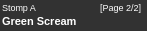
  <widget class="QWidget" name="stompEditWidget" native="true">
   <property name="geometry">
    <rect>
     <x>4</x>
     <y>53</y>
     <width>147</width>
     <height>31</height>
    </rect>
   </property>
   <property name="styleSheet">
    <string notr="true">background-color: rgb(50, 50, 50);
border-color: rgb(0, 0, 0);</string>
   </property>
   <widget class="QLineEdit" name="stompInstance">
    <property name="geometry">
     <rect>
      <x>0</x>
      <y>0</y>
      <width>90</width>
      <height>14</height>
     </rect>
    </property>
    <property name="font">
     <font>
      <pointsize>7</pointsize>
      <weight>50</weight>
      <bold>false</bold>
     </font>
    </property>
    <property name="focusPolicy">
     <enum>Qt::NoFocus</enum>
    </property>
    <property name="styleSheet">
     <string notr="true">background-color: transparent;
color: rgb(255, 255, 255);</string>
    </property>
    <property name="text">
     <string>Stomp A</string>
    </property>
    <property name="frame">
     <bool>false</bool>
    </property>
    <property name="alignment">
     <set>Qt::AlignLeading|Qt::AlignLeft|Qt::AlignVCenter</set>
    </property>
    <property name="readOnly">
     <bool>true</bool>
    </property>
    <property name="placeholderText">
     <string>---</string>
    </property>
   </widget>
   <widget class="QLineEdit" name="stompTypeName">
    <property name="geometry">
     <rect>
      <x>0</x>
      <y>13</y>
      <width>147</width>
      <height>17</height>
     </rect>
    </property>
    <property name="font">
     <font>
      <pointsize>8</pointsize>
      <weight>75</weight>
      <bold>true</bold>
     </font>
    </property>
    <property name="focusPolicy">
     <enum>Qt::NoFocus</enum>
    </property>
    <property name="styleSheet">
     <string notr="true">background-color: transparent;
color: rgb(255, 255, 255);
border-color: rgb(0, 0, 0);</string>
    </property>
    <property name="text">
     <string>Green Scream</string>
    </property>
    <property name="frame">
     <bool>false</bool>
    </property>
    <property name="alignment">
     <set>Qt::AlignLeading|Qt::AlignLeft|Qt::AlignVCenter</set>
    </property>
    <property name="readOnly">
     <bool>true</bool>
    </property>
    <property name="placeholderText">
     <string/>
    </property>
   </widget>
   <widget class="QLineEdit" name="pageInfo">
    <property name="geometry">
     <rect>
      <x>98</x>
      <y>0</y>
      <width>50</width>
      <height>14</height>
     </rect>
    </property>
    <property name="font">
     <font>
      <pointsize>7</pointsize>
      <weight>50</weight>
      <bold>false</bold>
     </font>
    </property>
    <property name="focusPolicy">
     <enum>Qt::NoFocus</enum>
    </property>
    <property name="styleSheet">
     <string notr="true">background-color: transparent;
color: rgb(255, 255, 255);</string>
    </property>
    <property name="text">
     <string>[Page 2/2]</string>
    </property>
    <property name="frame">
     <bool>false</bool>
    </property>
    <property name="alignment">
     <set>Qt::AlignLeading|Qt::AlignLeft|Qt::AlignVCenter</set>
    </property>
    <property name="readOnly">
     <bool>true</bool>
    </property>
    <property name="placeholderText">
     <string>---</string>
    </property>
   </widget>
  </widget>
